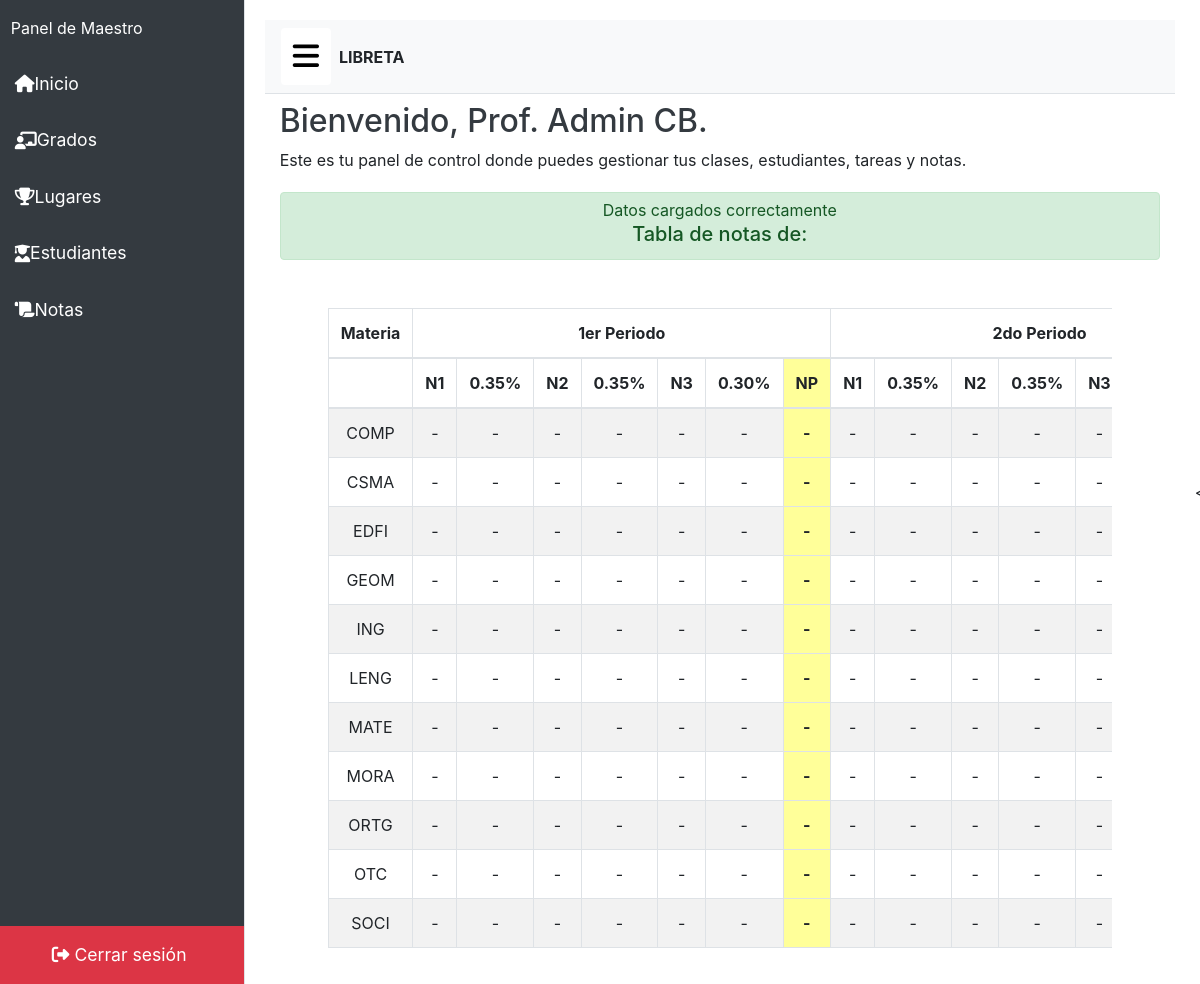
The app's page /main/libreta.php (signed in) with its own data.
### tables this page shows
CREATE TABLE `maestros_materias` (
  `dui_maestro` varchar(9) NOT NULL,
  `cod_materia` varchar(4) NOT NULL
);

### main/libreta.php (the view, shortened to what this page needs)
<!DOCTYPE html>
<html lang="es">
<head>
    <link href="https://stackpath.bootstrapcdn.com/bootstrap/4.5.2/css/bootstrap.min.css" rel="stylesheet">
    <link rel="stylesheet" href="notas.css">
    <link rel="stylesheet" href="sidebar.css">
</head>
<body>
<?php
    include("../php/connDB.php");
?>
<div class="d-flex" id="wrapper">
    <div class="bg-dark border-right d-flex flex-column" id="sidebar-wrapper">
    <div class="sidebar-heading text-white py-3 px-3 fs-4 fw-bold">Panel de Maestro</div>
        <div id="menu" class="list-group list-group-flush flex-grow-1">
            <a href="dashboard.php" class="list-group-item list-group-item-action bg-dark text-white d-flex align-items-center">
                <i class="fa-solid fa-home me-2"></i> Inicio
            </a>
            <a id="libretaNotasLink" class="list-group-item list-group-item-action bg-dark text-white d-flex align-items-center position-relative">
            <i class="fa-solid fa-chalkboard-user me-2"></i> Grados
            </a>
            <a href="lugares.php" class="list-group-item list-group-item-action bg-dark text-white d-flex align-items-center">
            <i class="fa-solid fa-trophy me-2"></i> Lugares
            </a>
            <a href="#" class="list-group-item list-group-item-action bg-dark text-white d-flex align-items-center">
                <i class="fas fa-user-graduate me-2"></i> Estudiantes
            </a>
            <a href="notas.php" class="list-group-item list-group-item-action bg-dark text-white d-flex align-items-center">
                <i class="fa-solid fa-scroll me-2"></i> Notas
            </a>
        </div>
        <a href="../php/logout.php" class="list-group-item list-group-item-action bg-danger text-white text-center py-3 mt-auto">
            <i class="fa-solid fa-sign-out-alt me-2"></i> Cerrar sesión
        </a>
    </div>
    <div id="page-content-wrapper">
        <nav class="navbar navbar-expand-lg navbar-light bg-light border-bottom">
        <button class="btn btn-primary mr-2" id="menu-toggle"><i class="fa-solid fa-bars"></i></button><h style="font-weight: bold;" >LIBRETA</h>
        </nav>
        <div class="container-fluid">
        <h2 class="mt-2" style="color:  #343a40;" >Bienvenido, Prof. <?php echo $_SESSION["nombre"] ?>.</h2>
            <p>Este es tu panel de control donde puedes gestionar tus clases, estudiantes, tareas y notas.</p>
                    <?php
                    include("../php/generarTablaLibreta.php");
                    ?>
        </div>
    </div>
</div>
</body>
</html>

### php/generarTablaLibreta.php (shortened to what this page needs)
<link href="https://stackpath.bootstrapcdn.com/bootstrap/4.5.2/css/bootstrap.min.css" rel="stylesheet">
<div class="alert alert-success" role="alert" style="width: 100%; text-align:center; padding: 5px; margin-top: 20px;">
    <?php
        include("../php/connDB.php");
        $dui = $_SESSION["dui"];
        $nie = $_GET["nie"];
    ?>
    Datos cargados correctamente <h5>Tabla de notas de: <?php echo $nombre . " " . $apellidos; ?></h5>
</div>
<div class="ml-5 mr-5 mt-5">
    <div class="table-responsive">
        <table class="table table-striped table-bordered">
            <thead>
                <tr>
                    <th>Materia</th>
                    <th colspan="7">1er Periodo</th>
                    <th colspan="7">2do Periodo</th>
                </tr>
                <tr>
                    <th></th>
                    <th class="nota">N1</th>
                    <th class="nota">0.35%</th>
                    <th class="nota">N2</th>
                    <th class="nota">0.35%</th>
                    <th class="nota">N3</th>
                    <th class="nota">0.30%</th>
                    <th class="nota nota-final">NP</th>
                    <th class="nota">N1</th>
                    <th class="nota">0.35%</th>
                    <th class="nota">N2</th>
                    <th class="nota">0.35%</th>
                    <th class="nota">N3</th>
                </tr>
            </thead>
            <tbody>
                <?php
                    function obtenerNotas($conn, $nie, $materia, $periodo, $tipo_actividad) {
                        $consulta = "SELECT nota FROM notas WHERE nie = '$nie' AND materia = '$materia' AND periodo = '$periodo' AND tipo_actividad = '$tipo_actividad'";
                        $resultado = mysqli_query($conn, $consulta);
                        $totalNotas = 0;
                        $numeroNotas = 0;
                        return [$totalNotas, $numeroNotas];
                    }
                    function calcularPromedio($totalNotas, $numeroNotas) {
                        return $numeroNotas > 0 ? $totalNotas / $numeroNotas : "-";
                    }
                    function calcularNotaPeriodo($promedio, $peso) {
                        return $promedio !== "-" ? $promedio * $peso : "-";
                    }
                    function calcularNotas($conn, $nie, $materia, $periodo) {
                        $notas = [];
                        $tipos = ['cotidiana' => 0.35, 'integradora' => 0.35, 'examen' => 0.30];
                        foreach ($tipos as $tipo => $peso) {
                            list($totalNotas, $numeroNotas) = obtenerNotas($conn, $nie, $materia, $periodo, $tipo);
                            $promedio = calcularPromedio($totalNotas, $numeroNotas);
                            $notas[$tipo] = [
                                'promedio' => $promedio,
                                'nota_periodo' => calcularNotaPeriodo($promedio, $peso)
                            ];
                        }
                        return $notas;
                    }
                    $consulta = "SELECT cod_materia FROM maestros_materias WHERE dui_maestro = '$dui'";
                    $resultado = mysqli_query($conn, $consulta);
                    if (mysqli_num_rows($resultado) > 0) {
                        while ($row = mysqli_fetch_assoc($resultado)) {
                            $materia = $row["cod_materia"];
                            echo "<tr><td>{$materia}</td>";
                            $promedios = [];
                            for ($periodo = 1; $periodo <= 3; $periodo++) {
                                $periodoStr = $periodo . 'PER';
                                $notas = calcularNotas($conn, $nie, $materia, $periodoStr);
                                $promedioCotidiana = $notas['cotidiana']['promedio'];
                                $notaCotidiana = $notas['cotidiana']['nota_periodo'];
                                $promedioIntegradora = $notas['integradora']['promedio'];
                                $notaIntegradora = $notas['integradora']['nota_periodo'];
                                $promedioExamen = $notas['examen']['promedio'];
                                $notaExamen = $notas['examen']['nota_periodo'];
                                $promedioTotal = ($notaCotidiana !== "-" && $notaIntegradora !== "-" && $notaExamen !== "-") ?
                                    $notaCotidiana + $notaIntegradora + $notaExamen : "-";
                                echo "<td>{$promedioCotidiana}</td>";
                                echo "<td>{$notaCotidiana}</td>";
                                echo "<td>{$promedioIntegradora}</td>";
                                echo "<td>{$notaIntegradora}</td>";
                                echo "<td>{$promedioExamen}</td>";
                                echo "<td>{$notaExamen}</td>";
                                echo "<td class='nota-final'>{$promedioTotal}</td>";
                                $promedios[] = $promedioTotal;
                            }
                            $notaFinal = in_array("-", $promedios) ? "-" : array_sum($promedios) / count($promedios);
                            echo "<td class='nota-final'>{$notaFinal}</td></tr>";
                        }
                    }
                ?>
            </tbody>
        </table>
    </div>
</div>

### main/notas.css (style rules this page uses)
body { background-color: #f8f9fa; height: 100vh; display: flex; justify-content: center; align-items: center; margin: 0; }

### main/sidebar.css (style rules this page uses)
#wrapper { display: flex; width: 100%; height: 100vh; transition: all 0.3s ease; }
#sidebar-wrapper { width: 250px; height: 100vh; background-color: #343a40; transition: all 0.3s ease; position: fixed; z-index: 1000; overflow-y: auto; }
#page-content-wrapper { margin-left: 250px; padding: 20px; width: calc(100% - 250px); height: 100vh; overflow-y: auto; transition: margin-left 0.3s ease, width 0.3s ease; }
#menu a { padding: 15px; text-decoration: none; color: #ffffff; display: flex; align-items: center; border: none; }
#menu-toggle { background-color: rgb(255, 255, 255); color: black; font-size: 30px; border: none; }
#sidebar-wrapper .list-group-item { border: none; padding: 15px 20px; font-size: 1.1rem; color: #ffffff; }
.list-group-item-action { cursor: pointer; }
a.list-group-item.bg-danger { border: none; }
#sidebar-wrapper { scrollbar-color: #a9a9a9 #2e2e2e; scrollbar-width: thin; }

### php/generarTablaLibreta.php (style rules this page uses)
table { text-align: center; }
.nota { width: 10px; border-radius: 4px; border: 1px solid black; background-color: white; padding: 2px; text-align: center; }
.nota-final { background-color: #ffff99; font-weight: bold; }

### records on screen
maestros_materias: cod_materia "COMP", promedioCotidiana "-", notaCotidiana "-", promedioIntegradora "-", notaIntegradora "-", promedioExamen "-", notaExamen "-", promedioTotal "-"
maestros_materias: cod_materia "CSMA", promedioCotidiana "-", notaCotidiana "-", promedioIntegradora "-", notaIntegradora "-", promedioExamen "-", notaExamen "-", promedioTotal "-"
maestros_materias: cod_materia "EDFI", promedioCotidiana "-", notaCotidiana "-", promedioIntegradora "-", notaIntegradora "-", promedioExamen "-", notaExamen "-", promedioTotal "-"
maestros_materias: cod_materia "GEOM", promedioCotidiana "-", notaCotidiana "-", promedioIntegradora "-", notaIntegradora "-", promedioExamen "-", notaExamen "-", promedioTotal "-"
maestros_materias: cod_materia "ING", promedioCotidiana "-", notaCotidiana "-", promedioIntegradora "-", notaIntegradora "-", promedioExamen "-", notaExamen "-", promedioTotal "-"
maestros_materias: cod_materia "LENG", promedioCotidiana "-", notaCotidiana "-", promedioIntegradora "-", notaIntegradora "-", promedioExamen "-", notaExamen "-", promedioTotal "-"
maestros_materias: cod_materia "MATE", promedioCotidiana "-", notaCotidiana "-", promedioIntegradora "-", notaIntegradora "-", promedioExamen "-", notaExamen "-", promedioTotal "-"
maestros_materias: cod_materia "MORA", promedioCotidiana "-", notaCotidiana "-", promedioIntegradora "-", notaIntegradora "-", promedioExamen "-", notaExamen "-", promedioTotal "-"
maestros_materias: cod_materia "ORTG", promedioCotidiana "-", notaCotidiana "-", promedioIntegradora "-", notaIntegradora "-", promedioExamen "-", notaExamen "-", promedioTotal "-"
maestros_materias: cod_materia "OTC", promedioCotidiana "-", notaCotidiana "-", promedioIntegradora "-", notaIntegradora "-", promedioExamen "-", notaExamen "-", promedioTotal "-"
maestros_materias: cod_materia "SOCI", promedioCotidiana "-", notaCotidiana "-", promedioIntegradora "-", notaIntegradora "-", promedioExamen "-", notaExamen "-", promedioTotal "-"

### other values on screen
$_SESSION["nombre"] "Admin CB"
